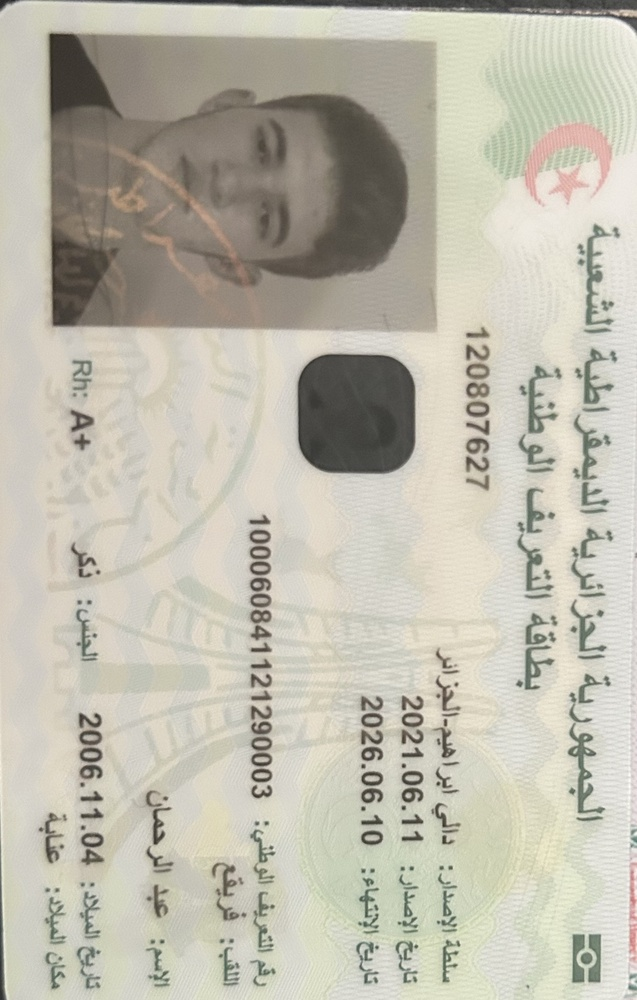
#> input picture img.jpg, 637 x 1000 px, shrunk from 1521 x 2388 before the run
$ jupyter execute --allow-errors ocr.ipynb
#> lines starting #> are read from the running program, lines starting #| are printed output that depends on the picture
[cell 1]
import os
os.environ['TESSDATA_PREFIX'] = '/opt/homebrew/share/tessdata/'

from PIL import Image
import pytesseract

# Path to your mixed-language image
image_path = 'img.jpg'

# Open the image using Pillow
img = Image.open(image_path)
#> img is the input picture: PIL image 637x1000 RGB; mean R, G, B 190.3, 187, 173.3

# Perform OCR specifying both English and Arabic
#> (the rest of this cell did not finish here and is left out)

[cell 2]
import os
os.environ['TESSDATA_PREFIX'] = '/opt/homebrew/share/tessdata/'

from PIL import Image
import pytesseract

# Path to your mixed-language image
image_path = 'img.jpg'

# Open the image using Pillow
img = Image.open(image_path)

# Perform OCR specifying both English and Arabic
#> (the rest of this cell did not finish here and is left out)

[cell 3]
import os
from PIL import Image
import pytesseract
import arabic_reshaper
from bidi.algorithm import get_display

# Set TESSDATA_PREFIX so Tesseract can find the language files
os.environ['TESSDATA_PREFIX'] = '/opt/homebrew/share/tessdata/'

# 1. Load and preprocess the image (convert to grayscale)
img = Image.open('image.png').convert('L')
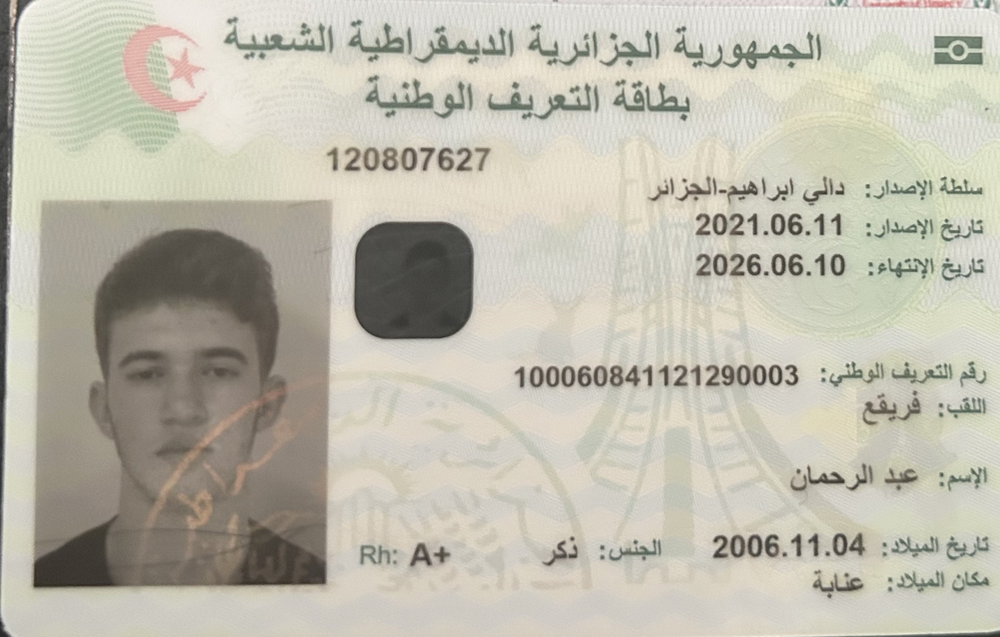
#> input picture image.png, 1000 x 637 px, shrunk from 2388 x 1521 before the run
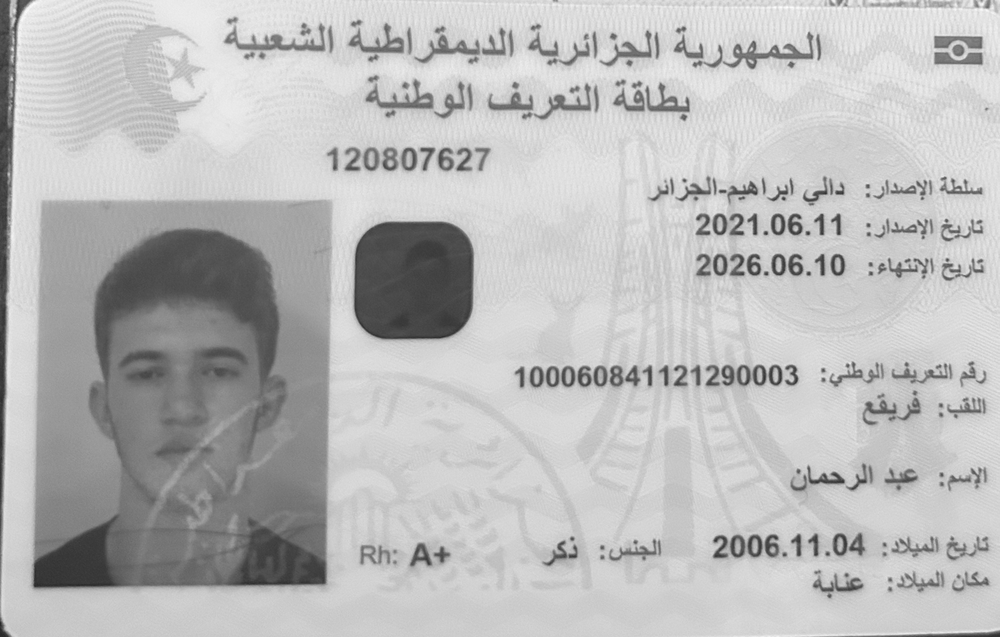
#> img: PIL image 1000x637 L; min 40, max 252, mean 186.4

# 2. Perform OCR using Tesseract with Arabic language
config = '--oem 3 --psm 6'
#> (the rest of this cell did not finish here and is left out)
